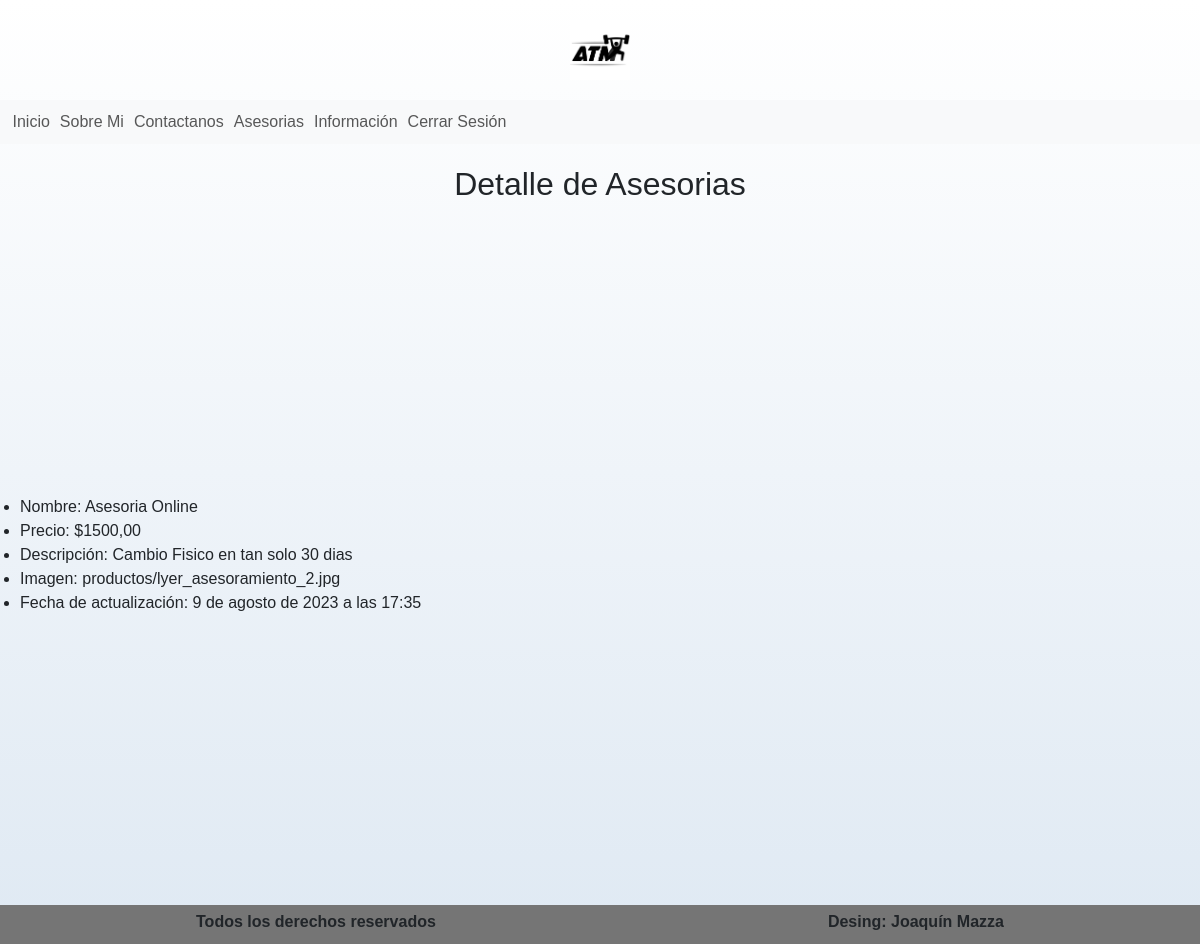
Screenshot of /producto/producto/detail/17 (signed in) with the database file from the repository.
### apps/producto/models.py (models this page shows, shortened)
class Producto(models.Model):
    nombre = models.CharField(max_length=50)
    precio = models.DecimalField(max_digits=10, decimal_places=2)
    descripcion = models.CharField(max_length=250, null=True, blank=True)
    fecha_actualizacion = models.DateTimeField(default=timezone.now, editable=False, verbose_name='fecha de actualizacion')
    imagen = models.ImageField(upload_to='productos', blank=True, null=True)

### apps/producto/views.py (the view)
# urls.py: path("producto/detail/<int:pk>", views.Productodetail.as_view(), name="producto_detail"),
class Productodetail(LoginRequiredMixin, DetailView):
    model = models.Producto
    login_url = '../../../login'
    redirect_field_name = 'redirect_to'

### apps/producto/templates/producto/producto_detail.html
{% extends 'Home/base.html' %}
    {% block INDEX_TITULO %} <h1>Detalle de Asesorias</h1> {% endblock INDEX_TITULO %}
    {% block INDEX_CONTENIDO %}
        <ul>
            <li>Nombre: {{ object.nombre }} </li>
            <li>Precio: ${{ object.precio }} </li>
            <li>Descripción: {{ object.descripcion }} </li>
            <li>Imagen: {{ object.imagen }}</li>
            <li>Fecha de actualización: {{ object.fecha_actualizacion }} </li>
        </ul>
    {% endblock INDEX_CONTENIDO %}

### apps/Home/static/Home/css/styles.css (style rules this page uses)
:root { --blanco: #ffffff; --negro: #212121; --gris: #757575; }
html { font-size: 62.5%; box-sizing: border-box; scroll-snap-type: y mandatory; }
body { font-size: 16px; font-family: Arial, Helvetica, sans-serif; background-image: linear-gradient(to top, #dfe9f3 0%, var(--blanco) 100%); }
h1 { font-size: 3.8rem; }
h1, h2, h3 { text-align: center; }

### rows the page displays
Producto: nombre "Asesoria Online", precio "1500,00", descripcion "Cambio Fisico en tan solo 30 dias", imagen "productos/lyer_asesoramiento_2.jpg", fecha_actualizacion "9 de agosto de 2023 a las 17:35"
